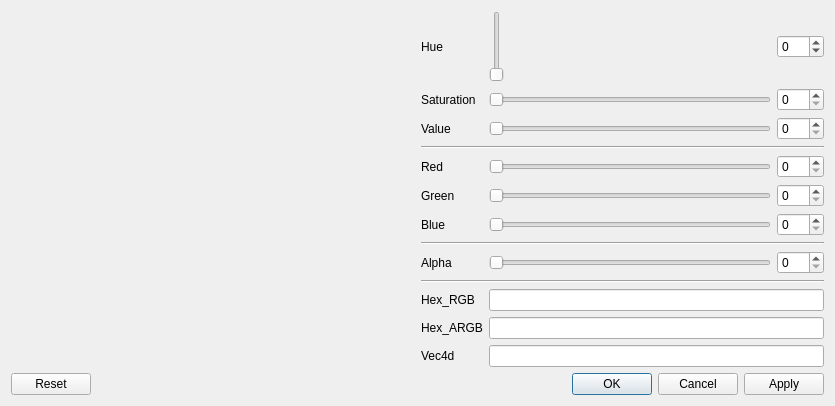
<?xml version="1.0" encoding="UTF-8"?>
<ui version="4.0">
 <class>Color_Dialog</class>
 <widget class="QDialog" name="Color_Dialog">
  <property name="geometry">
   <rect>
    <x>0</x>
    <y>0</y>
    <width>835</width>
    <height>406</height>
   </rect>
  </property>
  <property name="windowTitle">
   <string>Select Color</string>
  </property>
  <property name="windowIcon">
   <iconset theme="format-fill-color">
    <normaloff/>
   </iconset>
  </property>
  <layout class="QVBoxLayout" name="verticalLayout_2">
   <item>
    <layout class="QHBoxLayout" name="horizontalLayout">
     <item>
      <layout class="QVBoxLayout" name="verticalLayout">
       <item>
        <widget class="Color_Wheel" name="wheel" native="true">
         <property name="sizePolicy">
          <sizepolicy hsizetype="MinimumExpanding" vsizetype="MinimumExpanding">
           <horstretch>0</horstretch>
           <verstretch>0</verstretch>
          </sizepolicy>
         </property>
        </widget>
       </item>
       <item>
        <widget class="Color_Preview" name="preview" native="true"/>
       </item>
      </layout>
     </item>
     <item>
      <layout class="QGridLayout" name="gridLayout">
       <item row="5" column="0">
        <widget class="QLabel" name="label_2">
         <property name="text">
          <string>Green</string>
         </property>
        </widget>
       </item>
       <item row="2" column="1">
        <widget class="Gradient_Slider" name="slide_value">
         <property name="maximum">
          <number>255</number>
         </property>
         <property name="orientation">
          <enum>Qt::Horizontal</enum>
         </property>
        </widget>
       </item>
       <item row="1" column="0">
        <widget class="QLabel" name="label_7">
         <property name="text">
          <string>Saturation</string>
         </property>
        </widget>
       </item>
       <item row="0" column="0">
        <widget class="QLabel" name="label_6">
         <property name="text">
          <string>Hue</string>
         </property>
        </widget>
       </item>
       <item row="1" column="1">
        <widget class="Gradient_Slider" name="slide_saturation">
         <property name="maximum">
          <number>255</number>
         </property>
         <property name="orientation">
          <enum>Qt::Horizontal</enum>
         </property>
        </widget>
       </item>
       <item row="6" column="0">
        <widget class="QLabel" name="label_3">
         <property name="text">
          <string>Blue</string>
         </property>
        </widget>
       </item>
       <item row="8" column="1">
        <widget class="Gradient_Slider" name="slide_alpha">
         <property name="maximum">
          <number>255</number>
         </property>
         <property name="orientation">
          <enum>Qt::Horizontal</enum>
         </property>
        </widget>
       </item>
       <item row="4" column="1">
        <widget class="Gradient_Slider" name="slide_red">
         <property name="maximum">
          <number>255</number>
         </property>
         <property name="orientation">
          <enum>Qt::Horizontal</enum>
         </property>
        </widget>
       </item>
       <item row="5" column="1">
        <widget class="Gradient_Slider" name="slide_green">
         <property name="maximum">
          <number>255</number>
         </property>
         <property name="orientation">
          <enum>Qt::Horizontal</enum>
         </property>
        </widget>
       </item>
       <item row="2" column="0">
        <widget class="QLabel" name="label_5">
         <property name="text">
          <string>Value</string>
         </property>
        </widget>
       </item>
       <item row="8" column="0">
        <widget class="QLabel" name="label_alpha">
         <property name="text">
          <string>Alpha</string>
         </property>
        </widget>
       </item>
       <item row="4" column="0">
        <widget class="QLabel" name="label">
         <property name="text">
          <string>Red</string>
         </property>
        </widget>
       </item>
       <item row="6" column="1">
        <widget class="Gradient_Slider" name="slide_blue">
         <property name="maximum">
          <number>255</number>
         </property>
         <property name="orientation">
          <enum>Qt::Horizontal</enum>
         </property>
        </widget>
       </item>
       <item row="0" column="2">
        <widget class="QSpinBox" name="spin_hue">
         <property name="wrapping">
          <bool>true</bool>
         </property>
         <property name="maximum">
          <number>359</number>
         </property>
        </widget>
       </item>
       <item row="1" column="2">
        <widget class="QSpinBox" name="spin_saturation">
         <property name="maximum">
          <number>255</number>
         </property>
        </widget>
       </item>
       <item row="2" column="2">
        <widget class="QSpinBox" name="spin_value">
         <property name="maximum">
          <number>255</number>
         </property>
        </widget>
       </item>
       <item row="4" column="2">
        <widget class="QSpinBox" name="spin_red">
         <property name="maximum">
          <number>255</number>
         </property>
        </widget>
       </item>
       <item row="5" column="2">
        <widget class="QSpinBox" name="spin_green">
         <property name="maximum">
          <number>255</number>
         </property>
        </widget>
       </item>
       <item row="6" column="2">
        <widget class="QSpinBox" name="spin_blue">
         <property name="maximum">
          <number>255</number>
         </property>
        </widget>
       </item>
       <item row="8" column="2">
        <widget class="QSpinBox" name="spin_alpha">
         <property name="maximum">
          <number>255</number>
         </property>
        </widget>
       </item>
       <item row="7" column="0" colspan="3">
        <widget class="Line" name="line_alpha">
         <property name="orientation">
          <enum>Qt::Horizontal</enum>
         </property>
        </widget>
       </item>
       <item row="3" column="0" colspan="3">
        <widget class="Line" name="line">
         <property name="orientation">
          <enum>Qt::Horizontal</enum>
         </property>
        </widget>
       </item>
       <item row="9" column="0" colspan="3">
        <widget class="Line" name="line_3">
         <property name="orientation">
          <enum>Qt::Horizontal</enum>
         </property>
        </widget>
       </item>
       <item row="0" column="1">
        <widget class="Hue_Slider" name="slide_hue">
         <property name="minimum">
          <number>1</number>
         </property>
         <property name="maximum">
          <number>359</number>
         </property>
        </widget>
       </item>
       <item row="11" column="0">
        <widget class="QLabel" name="label_9">
         <property name="text">
          <string>Hex_ARGB</string>
         </property>
        </widget>
       </item>
       <item row="10" column="0">
        <widget class="QLabel" name="label_8">
         <property name="text">
          <string>Hex_RGB</string>
         </property>
        </widget>
       </item>
       <item row="12" column="0">
        <widget class="QLabel" name="label_10">
         <property name="text">
          <string>Vec4d</string>
         </property>
        </widget>
       </item>
       <item row="10" column="1" colspan="2">
        <widget class="QLineEdit" name="edit_hex">
         <property name="font">
          <font>
           <family>Monospace</family>
          </font>
         </property>
        </widget>
       </item>
       <item row="11" column="1" colspan="2">
        <widget class="QLineEdit" name="edit_hex_ARGB">
         <property name="font">
          <font>
           <family>Monospace</family>
          </font>
         </property>
        </widget>
       </item>
       <item row="12" column="1" colspan="2">
        <widget class="QLineEdit" name="edit_Vec4d">
         <property name="font">
          <font>
           <family>Monospace</family>
          </font>
         </property>
        </widget>
       </item>
      </layout>
     </item>
    </layout>
   </item>
   <item>
    <widget class="QDialogButtonBox" name="buttonBox">
     <property name="standardButtons">
      <set>QDialogButtonBox::Apply|QDialogButtonBox::Cancel|QDialogButtonBox::Ok|QDialogButtonBox::Reset</set>
     </property>
    </widget>
   </item>
  </layout>
 </widget>
 <layoutdefault spacing="6" margin="11"/>
 <customwidgets>
  <customwidget>
   <class>Color_Preview</class>
   <extends>QWidget</extends>
   <header>color_preview.hpp</header>
   <container>1</container>
  </customwidget>
  <customwidget>
   <class>Color_Wheel</class>
   <extends>QWidget</extends>
   <header>color_wheel.hpp</header>
   <container>1</container>
   <slots>
    <signal>colorSelected(QColor)</signal>
    <slot>setColor(QColor)</slot>
   </slots>
  </customwidget>
  <customwidget>
   <class>Gradient_Slider</class>
   <extends>QSlider</extends>
   <header>gradient_slider.hpp</header>
  </customwidget>
  <customwidget>
   <class>Hue_Slider</class>
   <extends>Gradient_Slider</extends>
   <header>hue_slider.hpp</header>
  </customwidget>
 </customwidgets>
 <resources/>
 <connections>
  <connection>
   <sender>slide_saturation</sender>
   <signal>valueChanged(int)</signal>
   <receiver>Color_Dialog</receiver>
   <slot>set_hsv()</slot>
   <hints>
    <hint type="sourcelabel">
     <x>419</x>
     <y>58</y>
    </hint>
    <hint type="destinationlabel">
     <x>537</x>
     <y>54</y>
    </hint>
   </hints>
  </connection>
  <connection>
   <sender>slide_value</sender>
   <signal>valueChanged(int)</signal>
   <receiver>Color_Dialog</receiver>
   <slot>set_hsv()</slot>
   <hints>
    <hint type="sourcelabel">
     <x>419</x>
     <y>87</y>
    </hint>
    <hint type="destinationlabel">
     <x>537</x>
     <y>88</y>
    </hint>
   </hints>
  </connection>
  <connection>
   <sender>slide_red</sender>
   <signal>valueChanged(int)</signal>
   <receiver>Color_Dialog</receiver>
   <slot>set_rgb()</slot>
   <hints>
    <hint type="sourcelabel">
     <x>419</x>
     <y>125</y>
    </hint>
    <hint type="destinationlabel">
     <x>557</x>
     <y>142</y>
    </hint>
   </hints>
  </connection>
  <connection>
   <sender>slide_green</sender>
   <signal>valueChanged(int)</signal>
   <receiver>Color_Dialog</receiver>
   <slot>set_rgb()</slot>
   <hints>
    <hint type="sourcelabel">
     <x>419</x>
     <y>154</y>
    </hint>
    <hint type="destinationlabel">
     <x>538</x>
     <y>166</y>
    </hint>
   </hints>
  </connection>
  <connection>
   <sender>slide_blue</sender>
   <signal>valueChanged(int)</signal>
   <receiver>Color_Dialog</receiver>
   <slot>set_rgb()</slot>
   <hints>
    <hint type="sourcelabel">
     <x>419</x>
     <y>183</y>
    </hint>
    <hint type="destinationlabel">
     <x>537</x>
     <y>205</y>
    </hint>
   </hints>
  </connection>
  <connection>
   <sender>slide_alpha</sender>
   <signal>valueChanged(int)</signal>
   <receiver>Color_Dialog</receiver>
   <slot>update_widgets()</slot>
   <hints>
    <hint type="sourcelabel">
     <x>419</x>
     <y>221</y>
    </hint>
    <hint type="destinationlabel">
     <x>531</x>
     <y>251</y>
    </hint>
   </hints>
  </connection>
  <connection>
   <sender>wheel</sender>
   <signal>colorSelected(QColor)</signal>
   <receiver>Color_Dialog</receiver>
   <slot>update_widgets()</slot>
   <hints>
    <hint type="sourcelabel">
     <x>175</x>
     <y>101</y>
    </hint>
    <hint type="destinationlabel">
     <x>568</x>
     <y>106</y>
    </hint>
   </hints>
  </connection>
  <connection>
   <sender>slide_saturation</sender>
   <signal>valueChanged(int)</signal>
   <receiver>spin_saturation</receiver>
   <slot>setValue(int)</slot>
   <hints>
    <hint type="sourcelabel">
     <x>419</x>
     <y>58</y>
    </hint>
    <hint type="destinationlabel">
     <x>480</x>
     <y>62</y>
    </hint>
   </hints>
  </connection>
  <connection>
   <sender>spin_saturation</sender>
   <signal>valueChanged(int)</signal>
   <receiver>slide_saturation</receiver>
   <slot>setValue(int)</slot>
   <hints>
    <hint type="sourcelabel">
     <x>461</x>
     <y>55</y>
    </hint>
    <hint type="destinationlabel">
     <x>419</x>
     <y>58</y>
    </hint>
   </hints>
  </connection>
  <connection>
   <sender>slide_value</sender>
   <signal>valueChanged(int)</signal>
   <receiver>spin_value</receiver>
   <slot>setValue(int)</slot>
   <hints>
    <hint type="sourcelabel">
     <x>419</x>
     <y>87</y>
    </hint>
    <hint type="destinationlabel">
     <x>480</x>
     <y>91</y>
    </hint>
   </hints>
  </connection>
  <connection>
   <sender>spin_value</sender>
   <signal>valueChanged(int)</signal>
   <receiver>slide_value</receiver>
   <slot>setValue(int)</slot>
   <hints>
    <hint type="sourcelabel">
     <x>480</x>
     <y>91</y>
    </hint>
    <hint type="destinationlabel">
     <x>419</x>
     <y>87</y>
    </hint>
   </hints>
  </connection>
  <connection>
   <sender>slide_red</sender>
   <signal>valueChanged(int)</signal>
   <receiver>spin_red</receiver>
   <slot>setValue(int)</slot>
   <hints>
    <hint type="sourcelabel">
     <x>419</x>
     <y>125</y>
    </hint>
    <hint type="destinationlabel">
     <x>480</x>
     <y>129</y>
    </hint>
   </hints>
  </connection>
  <connection>
   <sender>spin_red</sender>
   <signal>valueChanged(int)</signal>
   <receiver>slide_red</receiver>
   <slot>setValue(int)</slot>
   <hints>
    <hint type="sourcelabel">
     <x>480</x>
     <y>129</y>
    </hint>
    <hint type="destinationlabel">
     <x>419</x>
     <y>125</y>
    </hint>
   </hints>
  </connection>
  <connection>
   <sender>slide_green</sender>
   <signal>valueChanged(int)</signal>
   <receiver>spin_green</receiver>
   <slot>setValue(int)</slot>
   <hints>
    <hint type="sourcelabel">
     <x>419</x>
     <y>154</y>
    </hint>
    <hint type="destinationlabel">
     <x>480</x>
     <y>158</y>
    </hint>
   </hints>
  </connection>
  <connection>
   <sender>spin_green</sender>
   <signal>valueChanged(int)</signal>
   <receiver>slide_green</receiver>
   <slot>setValue(int)</slot>
   <hints>
    <hint type="sourcelabel">
     <x>480</x>
     <y>158</y>
    </hint>
    <hint type="destinationlabel">
     <x>419</x>
     <y>154</y>
    </hint>
   </hints>
  </connection>
  <connection>
   <sender>slide_alpha</sender>
   <signal>valueChanged(int)</signal>
   <receiver>spin_alpha</receiver>
   <slot>setValue(int)</slot>
   <hints>
    <hint type="sourcelabel">
     <x>419</x>
     <y>221</y>
    </hint>
    <hint type="destinationlabel">
     <x>480</x>
     <y>225</y>
    </hint>
   </hints>
  </connection>
  <connection>
   <sender>spin_alpha</sender>
   <signal>valueChanged(int)</signal>
   <receiver>slide_alpha</receiver>
   <slot>setValue(int)</slot>
   <hints>
    <hint type="sourcelabel">
     <x>480</x>
     <y>225</y>
    </hint>
    <hint type="destinationlabel">
     <x>419</x>
     <y>221</y>
    </hint>
   </hints>
  </connection>
  <connection>
   <sender>slide_blue</sender>
   <signal>valueChanged(int)</signal>
   <receiver>spin_blue</receiver>
   <slot>setValue(int)</slot>
   <hints>
    <hint type="sourcelabel">
     <x>419</x>
     <y>183</y>
    </hint>
    <hint type="destinationlabel">
     <x>480</x>
     <y>187</y>
    </hint>
   </hints>
  </connection>
  <connection>
   <sender>spin_blue</sender>
   <signal>valueChanged(int)</signal>
   <receiver>slide_blue</receiver>
   <slot>setValue(int)</slot>
   <hints>
    <hint type="sourcelabel">
     <x>480</x>
     <y>187</y>
    </hint>
    <hint type="destinationlabel">
     <x>419</x>
     <y>183</y>
    </hint>
   </hints>
  </connection>
  <connection>
   <sender>slide_hue</sender>
   <signal>valueChanged(int)</signal>
   <receiver>spin_hue</receiver>
   <slot>setValue(int)</slot>
   <hints>
    <hint type="sourcelabel">
     <x>405</x>
     <y>20</y>
    </hint>
    <hint type="destinationlabel">
     <x>462</x>
     <y>26</y>
    </hint>
   </hints>
  </connection>
  <connection>
   <sender>spin_hue</sender>
   <signal>valueChanged(int)</signal>
   <receiver>slide_hue</receiver>
   <slot>setValue(int)</slot>
   <hints>
    <hint type="sourcelabel">
     <x>448</x>
     <y>18</y>
    </hint>
    <hint type="destinationlabel">
     <x>388</x>
     <y>24</y>
    </hint>
   </hints>
  </connection>
  <connection>
   <sender>slide_hue</sender>
   <signal>valueChanged(int)</signal>
   <receiver>Color_Dialog</receiver>
   <slot>set_hsv()</slot>
   <hints>
    <hint type="sourcelabel">
     <x>361</x>
     <y>17</y>
    </hint>
    <hint type="destinationlabel">
     <x>363</x>
     <y>8</y>
    </hint>
   </hints>
  </connection>
  <connection>
   <sender>buttonBox</sender>
   <signal>accepted()</signal>
   <receiver>Color_Dialog</receiver>
   <slot>accept()</slot>
   <hints>
    <hint type="sourcelabel">
     <x>244</x>
     <y>302</y>
    </hint>
    <hint type="destinationlabel">
     <x>430</x>
     <y>267</y>
    </hint>
   </hints>
  </connection>
  <connection>
   <sender>buttonBox</sender>
   <signal>rejected()</signal>
   <receiver>Color_Dialog</receiver>
   <slot>reject()</slot>
   <hints>
    <hint type="sourcelabel">
     <x>177</x>
     <y>302</y>
    </hint>
    <hint type="destinationlabel">
     <x>294</x>
     <y>323</y>
    </hint>
   </hints>
  </connection>
 </connections>
 <slots>
  <slot>set_rgb()</slot>
  <slot>set_hsv()</slot>
  <slot>setColor(QColor)</slot>
  <slot>update_widgets()</slot>
 </slots>
</ui>
